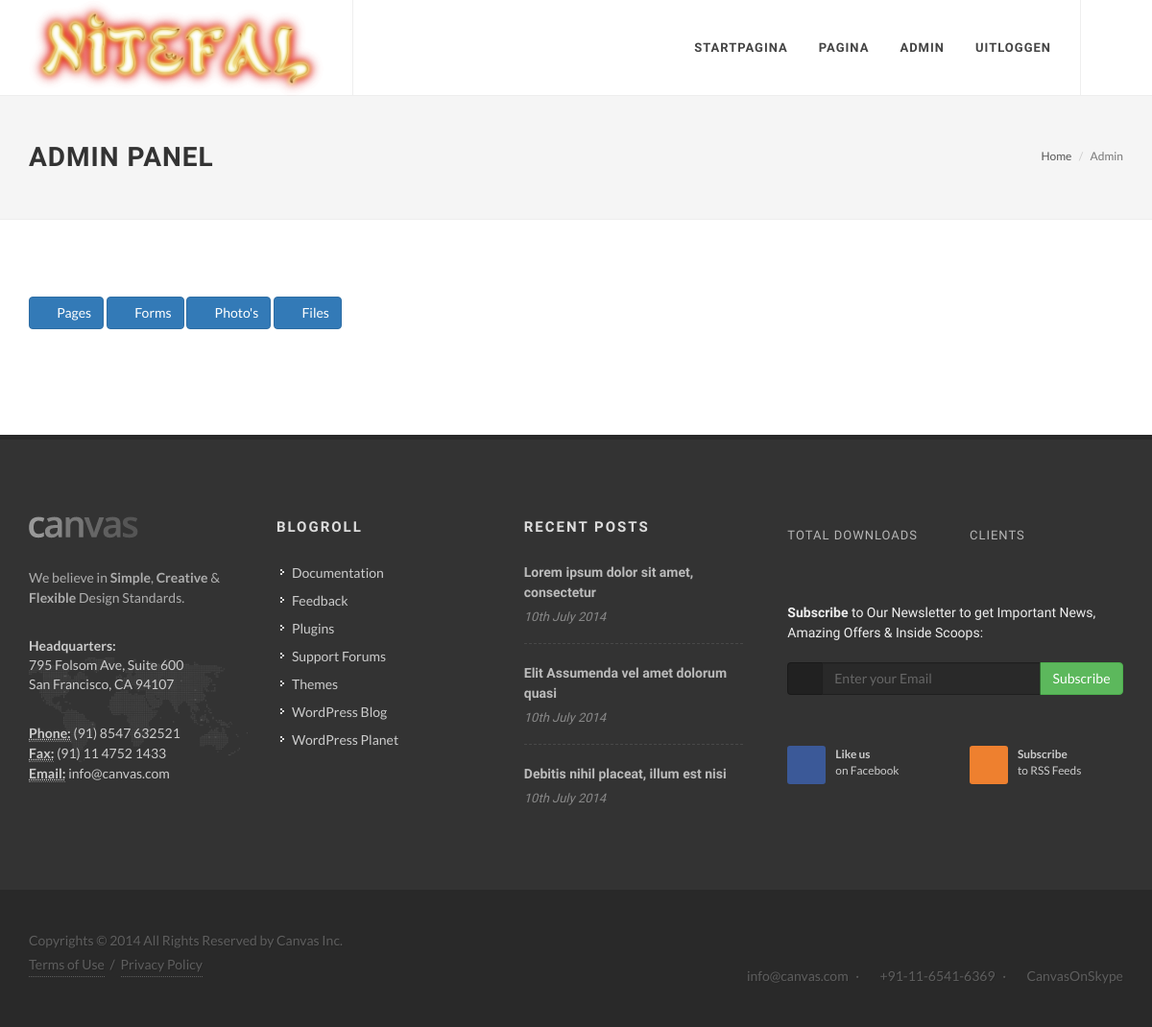
/cms/ (signed in), run on an earlier commit of the app's database.
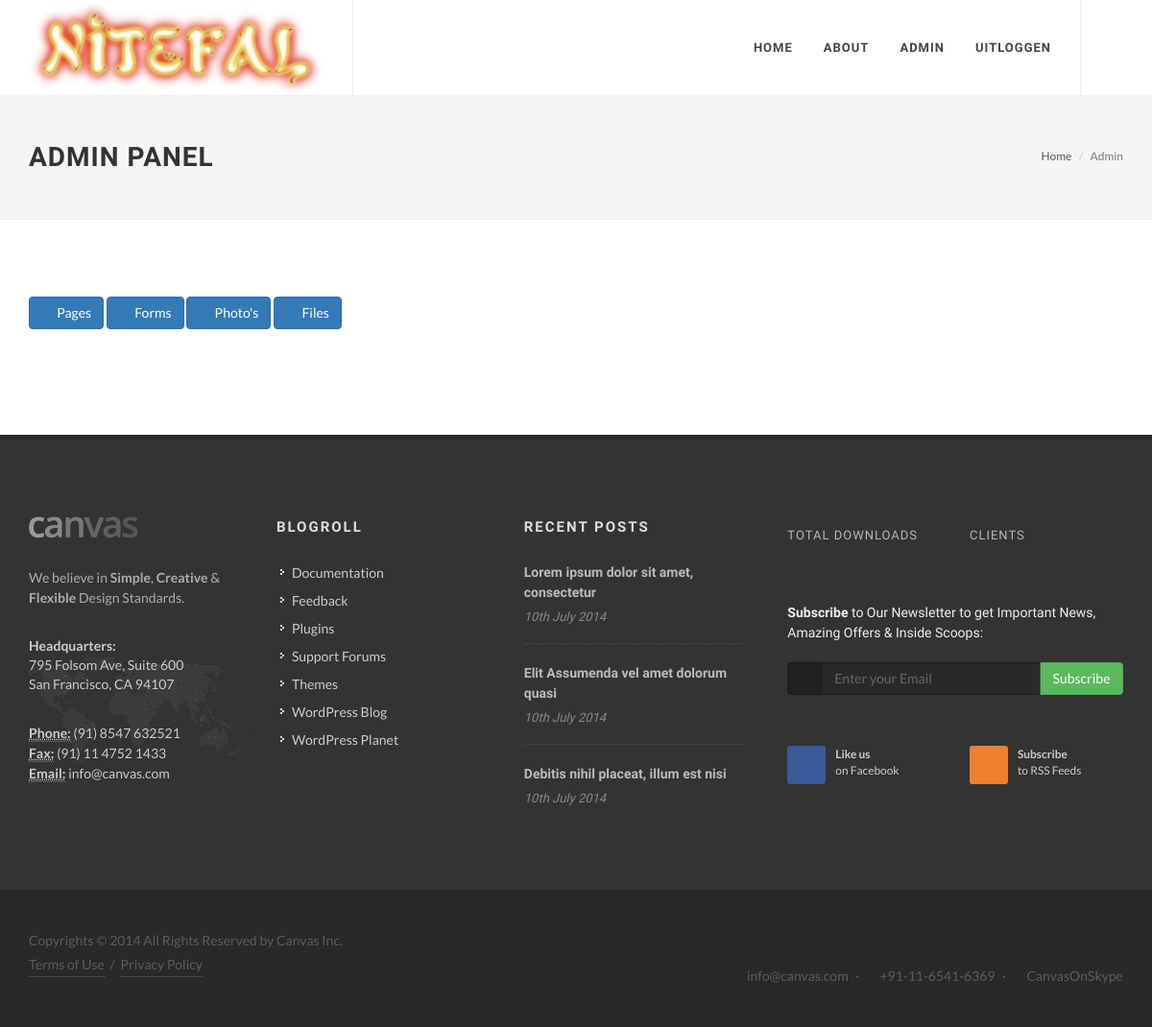
And on a later commit of the database.
### dcms/apps/pages/models.py (models this page shows, shortened)
class TimestampAble(models.Model):
    created_on = models.DateTimeField(_("date/time created"), editable=False, auto_now_add=True)
    modified_on = models.DateTimeField(_("date/time modified"), editable=False, auto_now=True)
    created_by = models.ForeignKey(User, editable=False, related_name='%(app_label)s_%(class)s_created_by', null=True,
                                   default=None)
    modified_by = models.ForeignKey(User, editable=False, related_name='%(app_label)s_%(class)s_modified_by', null=True,
                                    default=None)
    class Meta:
        abstract = True

class Page(TimestampAble):
    name = models.CharField(max_length=255, verbose_name='Name')
    slogan = models.CharField(max_length=255, verbose_name='Slogan')
    url = models.SlugField(max_length=255, verbose_name='Url', unique=True)
    parent = models.ForeignKey('Page', blank=True, null=True, verbose_name='Parent')
    ordering = models.PositiveSmallIntegerField(verbose_name='Ordering')
    sidebar_right = models.BooleanField(default=True, verbose_name='Sidebar right?')
    class Meta:
        verbose_name = 'Page'
        verbose_name_plural = 'Pages'

### dcms/apps/pages/views.py (the view)
# urls.py: url(r'^cms/', views.CMSIndexView, name='cms'),
@staff_member_required
def CMSIndexView(request):
    context = {}
    return render(request, 'cms/index.html', context=context)

### dcms/apps/pages/templates/cms/index.html
{% extends 'base.html' %}
{% block content_header %}
    <section id="page-title">
        <div class="container clearfix">
            <h1>Admin panel</h1>
            <ol class="breadcrumb">
                <li><a href="/">Home</a></li>
                <li class="active">Admin</li>
            </ol>
        </div>
    </section>
{% endblock %}
{% block content %}
<p>
    <a href="{% url 'pages' %}" class="btn btn-primary"><em class="fa fa-file-text"></em> &nbsp;Pages</a>
    <a href="{% url 'forms' %}" class="btn btn-primary"><em class="fa fa-dot-circle-o"></em> &nbsp;Forms</a>
    <a href="{% url 'photos' %}" class="btn btn-primary"><em class="fa fa-picture-o"></em> &nbsp;Photo's</a>
    <a href="{% url 'files' %}" class="btn btn-primary"><em class="fa fa-file"></em> &nbsp;Files</a>
</p>
{% endblock %}

### dcms/apps/pages/templates/page_navigation.html (shortened to what this page needs)
<ul>
    {% for page in tree %}
        <li>
            <a href="{% url 'page' page.url %}"><div>{{ page.title }}</div></a>
        </li>
    {% endfor %}
    {% if not request.user.is_authenticated %}
    <li><a href="{% url 'login' %}"><div>Login</div></a></li>
    {% else %}
    {% if request.user.is_staff %}
    <li><a href="{% url 'cms' %}">Admin</a></li>
    {% endif %}
    <li><a href="{% url 'logout' %}?next=/"><div>Uitloggen</div></a></li>
    {% endif %}
</ul>

What changed in the data, as far as the page shows it:
changed Page: url "start" → "Home" (drawn)
changed Page: url "page" → "About" (drawn)
Also different on the page:
new list line: "HOME"
new list line: "ABOUT"
list line gone: "STARTPAGINA"
list line gone: "PAGINA"
